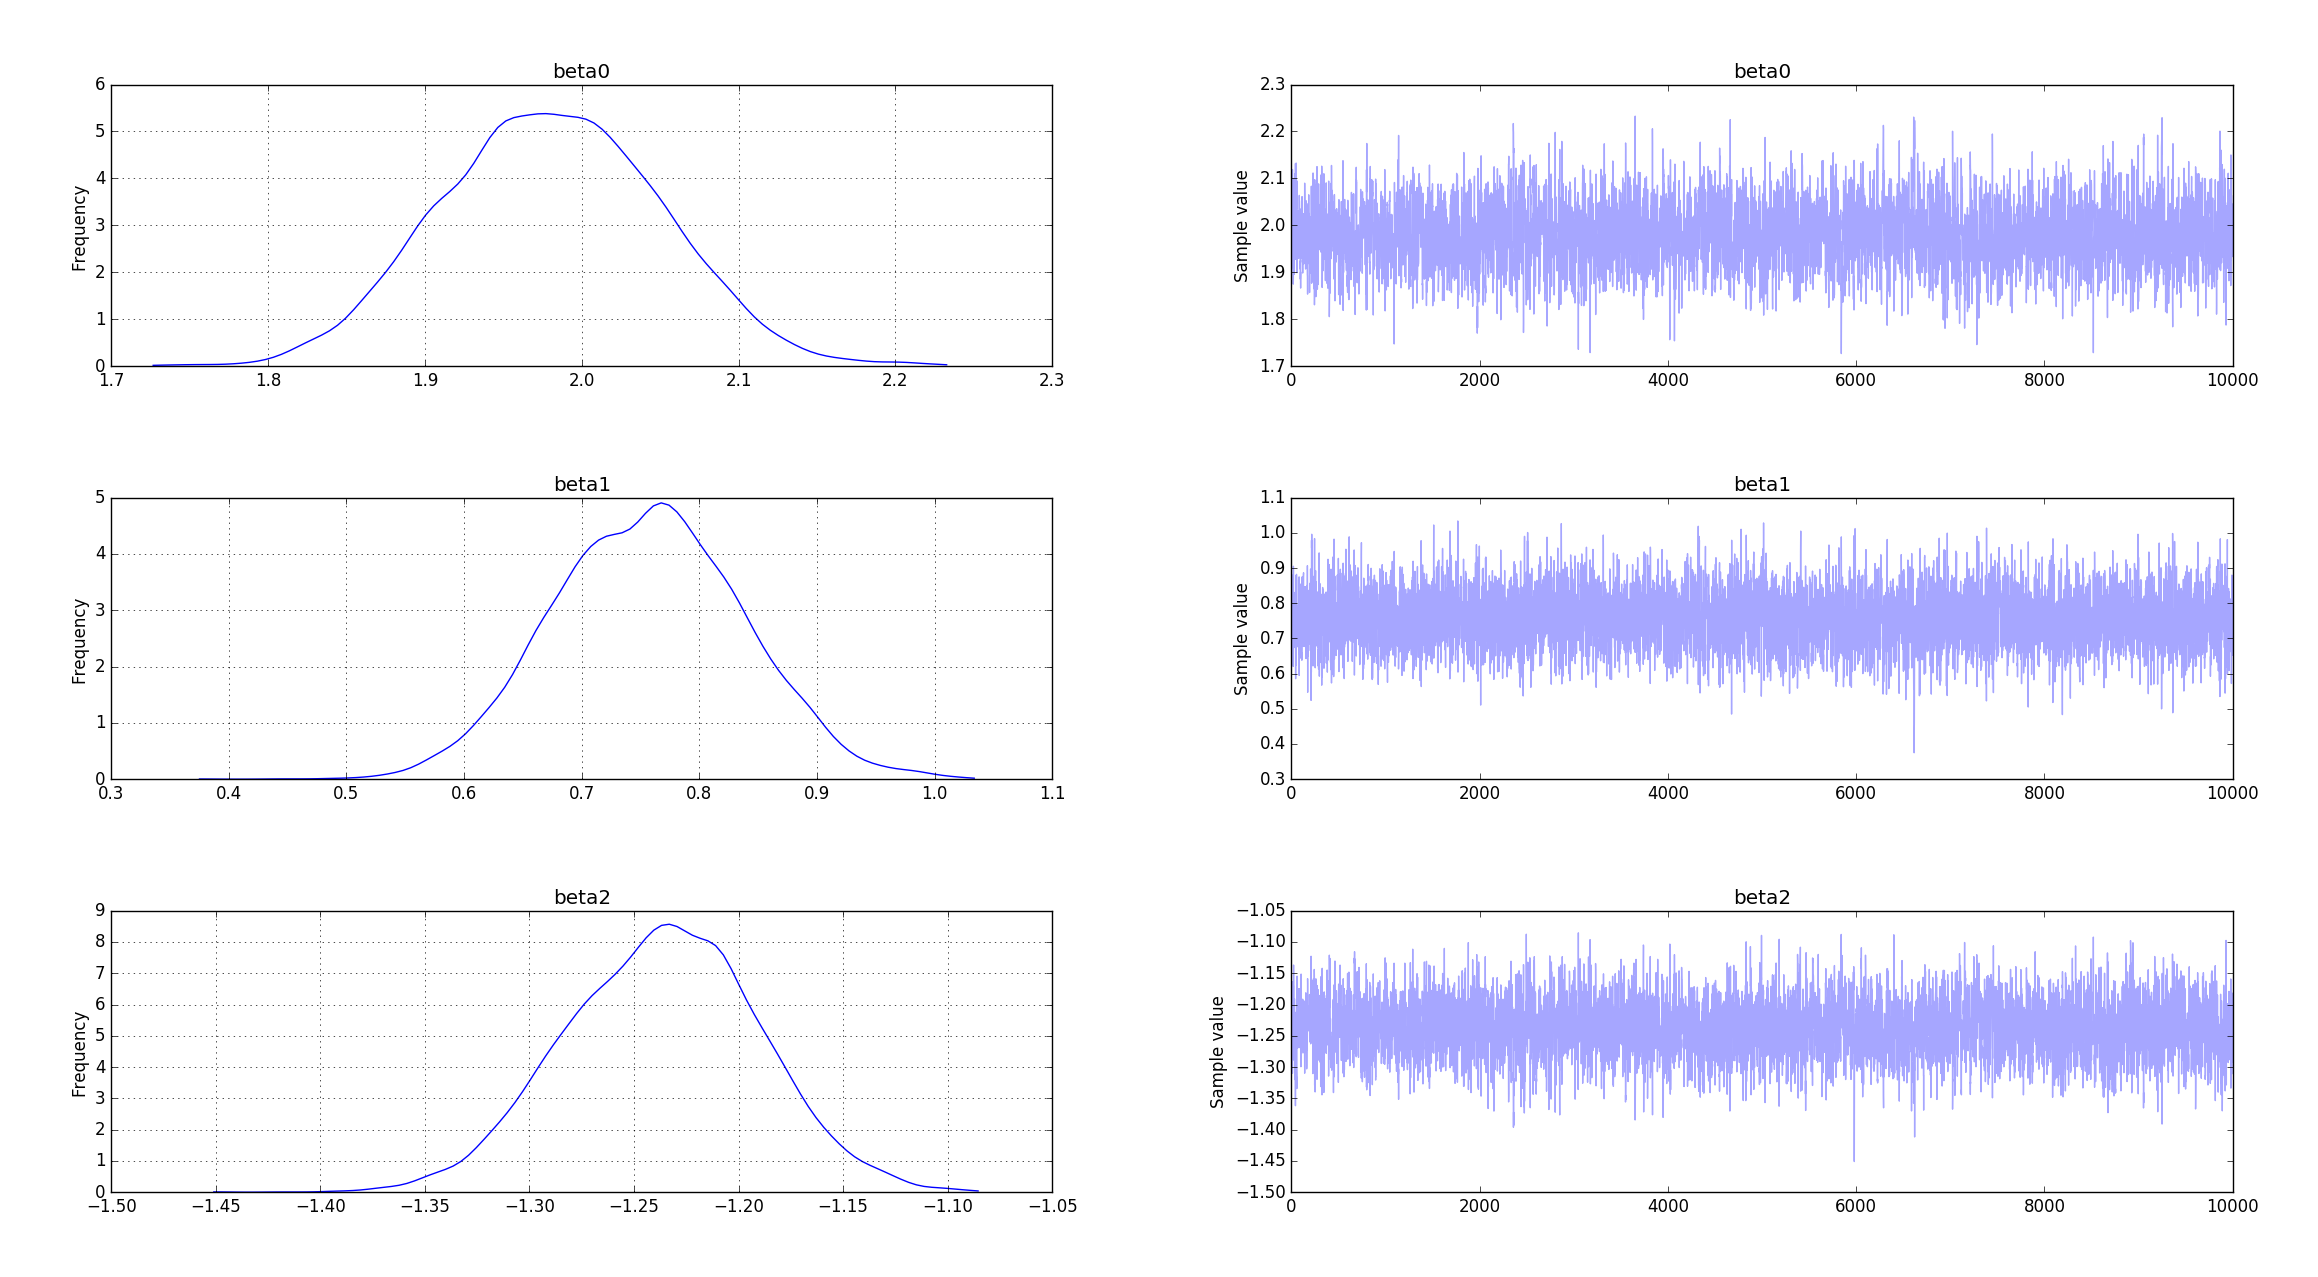

The Python source for this figure:
# From Bayesian Models for Astrophysical Data 
# by Hilbe, de Souza & Ishida, 2017, Cambridge Univ. Press

# Code 5.23 - Probit model using Python

import numpy as np
from scipy.stats import norm, uniform, bernoulli
import pymc3 as pm
import pylab as plt
import pandas
import theano.tensor as tsr

def probit_phi(x):
    """Probit transformation."""
    mu = 0
    sd = 1
    return 0.5 * (1 + tsr.erf((x - mu) / (sd * tsr.sqrt(2))))

# Data
np.random.seed(135)                                       # set seed to replicate example
nobs = 5000                                               # number of obs in model

x1 = uniform.rvs(size=nobs)
x2 = 2 * uniform.rvs(size=nobs)

beta0 = 2.0                                                # coefficients for linear predictor
beta1 = 0.75
beta2 = -1.25

xb = beta0 + beta1 * x1 + beta2 * x2                       # linear predictor
exb = 1 - norm.sf(xb)                                      # inverse probit link
py = bernoulli.rvs(exb)
df = pandas.DataFrame({'x1': x1, 'x2':x2, 'by': py})       # re-write data

# Fit
niter = 10000                                              # parameters for MCMC

with pm.Model() as model_glm:
    # define priors
    beta0 = pm.Flat('beta0')
    beta1 = pm.Flat('beta1')
    beta2 = pm.Flat('beta2')

    # define likelihood
    theta_p = beta0 + beta1*x1 + beta2 * x2
    theta = probit_phi(theta_p)
    y_obs = pm.Bernoulli('y_obs', p=theta, observed=py)

    # inference
    start = pm.find_MAP()                                  # find starting value by optimization
    step = pm.NUTS()
    trace = pm.sample(niter, step, start, random_seed=135, progressbar=True)

# Print summary to screen
pm.summary(trace)

# Show graphical output
pm.traceplot(trace)
plt.show()
